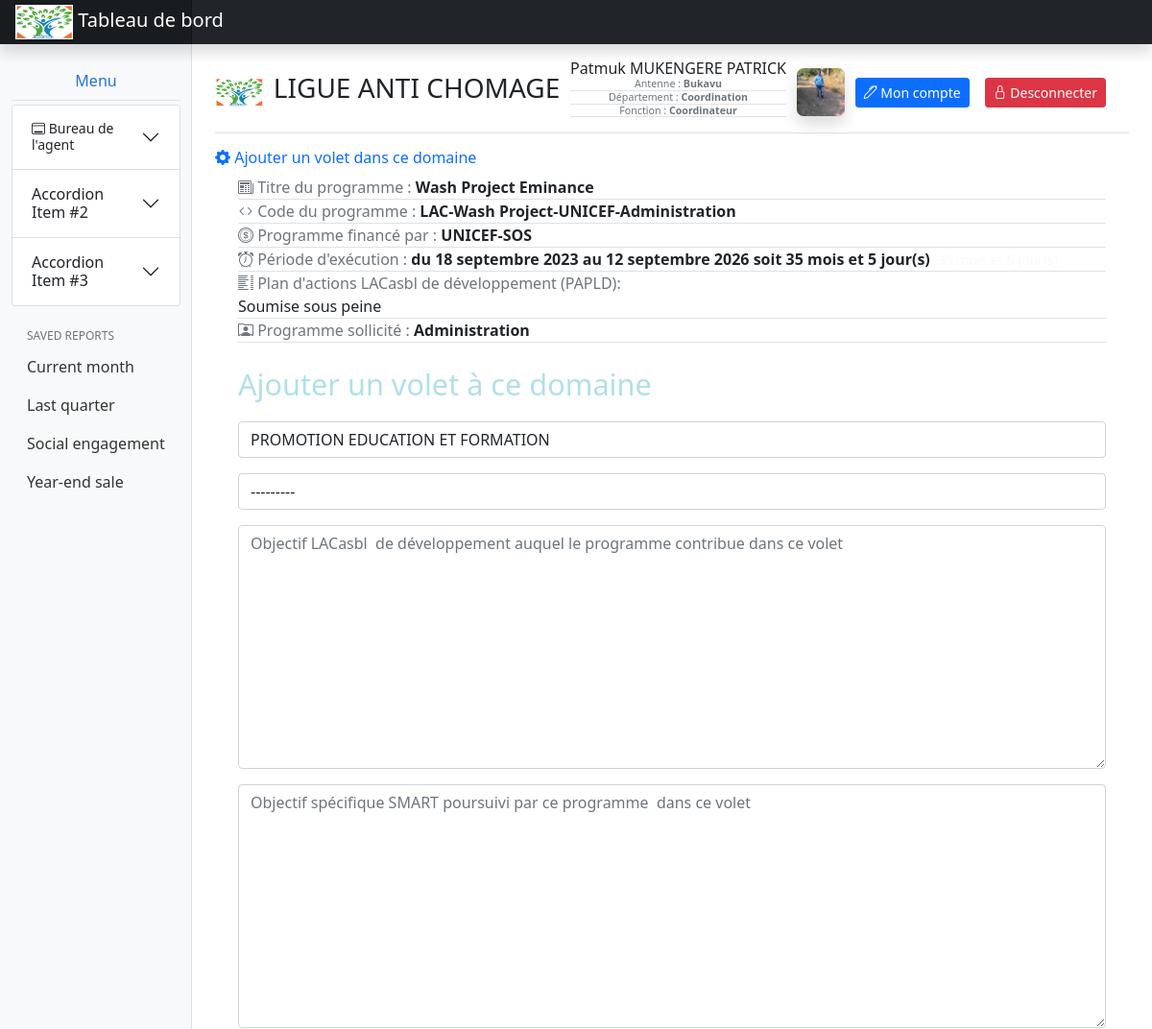
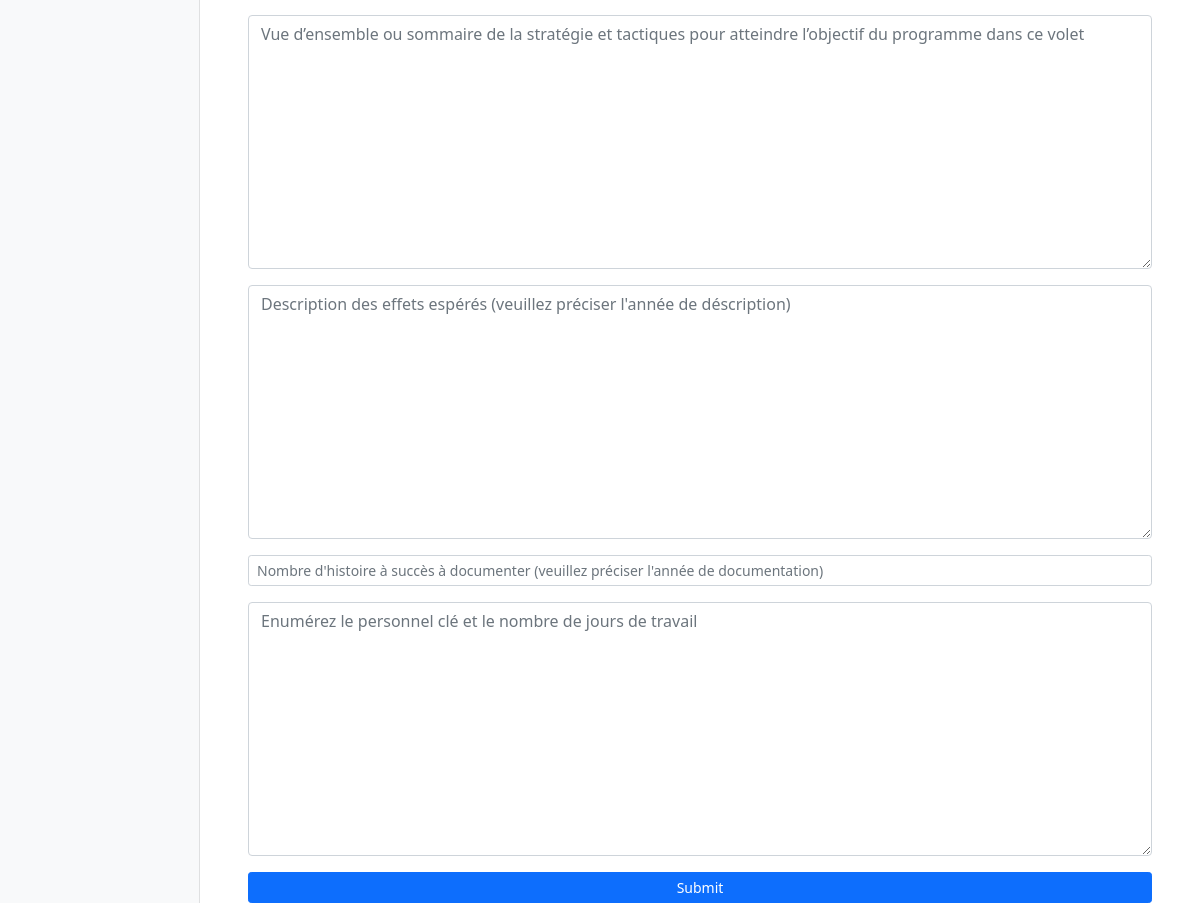
The page /office/ajouter_volet_domaine/37 (signed in) on the database its author committed (2 pictures, top to bottom).
### APP_LAC/models.py (models this page shows, shortened)
class Utilisateur(models.Model):
    nom = models.CharField(default=None, max_length=50, null=False, blank=False)
    postnom = models.CharField(default=None, max_length=50, null=False, blank=False)
    prenom = models.CharField(default=None, max_length=50, null=True, blank=True)
    nom_utilisateur = models.CharField(max_length=50, null=False)
    mot_de_passe = models.CharField(max_length=50, unique=False, null=False)
    typeCompte = models.IntegerField(unique=False, null=False, blank=False, default=1)
    antenne = models.ForeignKey(Antenne, on_delete=models.CASCADE, default=None)
    departement = models.ForeignKey(Departement, on_delete=models.CASCADE, default=None)
    fonction = models.ForeignKey(Fonctions, on_delete=models.RESTRICT, default=None)
    email = models.EmailField(default=None, max_length=50, null=False, blank=False)
    tel1 = models.CharField(max_length=13, unique=False, null=False, blank=False, default=None)
    tel2 = models.CharField(max_length=13, unique=False, null=True, blank=True)
    agentFolderPht = models.CharField(max_length=100, null=True, blank=True)
    agentFolderDoc = models.CharField(max_length=100, null=True, blank=True)
    photo = models.FileField(default=None, null=True, blank=True, upload_to="photos")
    cv = models.FileField(default=None, null=True, blank=True, upload_to="CV")
    lettre = models.FileField(default=None, null=True, blank=True, upload_to="lettre")
    contrat = models.FileField(default=None, null=True, blank=True, upload_to="contrat")
    carteid = models.FileField(default=None, null=True, blank=True, upload_to="carte")
    diplome1 = models.FileField(default=None, null=True, blank=True, upload_to="dip1")
    diplome2 = models.FileField(default=None, null=True, blank=True, upload_to="dip2")
    diplome3 = models.FileField(default=None, null=True, blank=True, upload_to="dip2")

class Antenne(models.Model):
    designation = models.CharField(max_length=30, unique=True, null=False)
    def __str__(self):
        return self.designation

class Departement(models.Model):
    antenne = models.ForeignKey(Antenne, on_delete=models.CASCADE)
    designation = models.CharField(max_length=30, unique=True, null=False)
    def __str__(self):
        return self.designation

class Fonctions(models.Model):
    departement = models.ForeignKey(Departement, on_delete=models.CASCADE, default=None)
    designation = models.CharField(max_length=30, unique=True, null=False)
    def __str__(self):
        return self.designation

class Doc_Projet(models.Model):
    titre = models.CharField(max_length=100, blank=False)
    code_project = models.CharField(default=None, max_length=200, null=True, blank=True)
    finance_par = models.CharField(max_length=50, blank=False)
    date_debut = models.DateField(default=django.utils.timezone.now, blank=False)
    date_fin = models.DateField(default=django.utils.timezone.now, blank=False)
    duree = models.CharField(default=0, max_length=50)
    plan_action = models.CharField(max_length=100)
    programme_solicite = models.CharField(max_length=100)
    contextActualiseProgramme = models.TextField()
    descImpactAttenduProg = models.TextField()
    statut = models.CharField(default='En attente de soumission', blank=False, max_length=100)
    etat = models.CharField(default='En cours', blank=False, max_length=100)
    class Meta:
        ordering = ['-id']

class DomaineProjet(models.Model):
    projet = models.ForeignKey(Doc_Projet, on_delete=models.CASCADE)
    domaine = models.ForeignKey(Domaine, on_delete=models.RESTRICT)
    objectif_lac_de_dvpt_dans_ce_domaine = models.CharField(max_length=500, default=None)
    def __str__(self):
        return '{}'.format(self.domaine)

class Domaine(models.Model):
    domaine = models.CharField(default=None, null=False, blank=False, max_length=300)
    def __str__(self):
        return self.domaine

class Volet(models.Model):
    domaine = models.ForeignKey(Domaine, on_delete=models.CASCADE)
    volet = models.CharField(default=None, null=False, blank=False, max_length=350)
    def __str__(self):
        return self.volet

### APP_LAC/views.py (the view)
def ajouter_volet_domaine(request, pk):
    mesures_securitaires(request)
    domaine = models.DomaineProjet.objects.get(id=pk)
    projet = models.Doc_Projet.objects.get(id=domaine.projet.id)
    form = formulaire.VoletProjet(key=pk)
    info = {
        'user': models.Utilisateur.objects.get(nom_utilisateur=request.session['utilisateur']),
        'form': form,
        'projet': projet,
    }
    return render(request, 'office/docprojet/ajouter_volet_domaine.html', context=info)

### APP_LAC/views.py (called while the page is built)
def mesures_securitaires(request):
    try:
        if request.session:
            request.session['utilisateur']
    except Exception as exc:
        return redirect('index_office')

### templates/office/docprojet/ajouter_volet_domaine.html (shortened to what this page needs)
{% extends 'base_dashboard_agent.html' %}
{% load static %}
{% block user-name %}
    <div id="detail-agent" class="align-items-center">
        <p class="p-0 mb-0 text-center">{{ user.prenom | capfirst }} {{ user.nom |upper }} {{ user.postnom | upper }}</p>
        <p class="text-muted small text-center fw-normal m-0 p-0 border-bottom small-info">Antenne : <strong>{{ user.antenne }}</strong></p>
        <p class="text-muted small text-center fw-normal m-0 p-0 border-bottom small-info">Département : <strong>{{ user.departement }}</strong></p>
        <p class="text-muted small text-center fw-normal m-0 p-0 border-bottom small-info">Fonction : <strong>{{ user.fonction }}</strong></p>
    </div>
{% endblock %}
{% block user_profil %}
    {% if user.photo %}
        <div class="shadow" id="user-profil"
             style="min-width: 50px; min-height: 50px;
                     background-image: url('/media/{{ user.photo }}');
                     background-position: center;
                     background-size: cover;
                     border-radius: 7px;
                     ">
        </div>
    {% endif %}
{% endblock %}
{% block compte_btn_groupe %}
        <div class="text-center w-100 d-md-flex flex-row">
            <a type="button" href="{% url 'profil_agent' user.id %}" class="btn btn-sm btn-primary">
                <span class="bi-pen"> Mon compte</span>
            </a>
            <a type="button" class="btn btn-sm  mx-3 btn-danger small" href="{% url 'module_deconnexion' %}"><span class="bi-lock"> Desconnecter</span></a>
        </div>
  </div>
{% endblock %}
{% block section_title %}<span class="text-primary bi-gear-fill"> Ajouter un volet dans ce domaine</span>{% endblock %}
{% block central_section %}
    <div class="container-fluid">
        <header class="w-100 d-flex flex-column">
            <div class="border-bottom"><span class="bi-newspaper text-muted"> Titre du programme : </span> <strong>  {{ projet.titre }}</strong></div>
            <div class="border-bottom"><span class="bi-code text-muted"> Code du programme  : </span> <strong>  {{ projet.code_project }}</strong></div>
            <div class="border-bottom"><span class="bi-coin text-muted"> Programme financé par  : </span> <strong>  {{ projet.finance_par }}</strong></div>
            <div class="border-bottom"><span class="bi-alarm text-muted"> Période d'exécution : </span> <strong>du  {{ projet.date_debut }} au {{ projet.date_fin }} soit {{ projet.duree }}</strong>
                <strong class="small fw-normal p-1 text-primary text-light"> {{ projet.duree }}</strong>
            </div>
            <div class="border-bottom"><span class="bi-list-columns text-muted"> Plan d'actions LACasbl de développement (PAPLD):</span>
                <div style="text-align: justify">
                    {{ projet.plan_action }}
                </div>
            </div>
            <div class="border-bottom">
                <span class="bi-person-rolodex text-muted"> Programme sollicité : </span> <strong>  {{ projet.programme_solicite }}</strong>
            </div>
        </header>
        <div style="margin-top: 20px">
            <p style="font-size: 23pt; color: powderblue">Ajouter un volet à ce domaine</p>
            <form method="post" action="{% url 'mod_ajouter_volet_domaine' projet.id %}">
                {{ form.as_p }}
                <input type="submit" class="w-100 btn btn-sm btn-primary">
            </form>
        </div>
    </div>
{% endblock %}

### rows shown on the page
Utilisateur: prenom "Patmuk", nom "MUKENGERE", postnom "PATRICK", antenne "Bukavu", departement "Coordination", fonction "Coordinateur", photo (picture)
Doc_Projet: titre "Wash Project Eminance", code_project "LAC-Wash Project-UNICEF-Administration", finance_par "UNICEF-SOS", date_debut "18 septembre 2023", date_fin "12 septembre 2026", duree "35 mois et 5 jour(s)", plan_action "Soumise sous peine", programme_solicite "Administration"
DomaineProjet: domaine "PROMOTION EDUCATION ET FORMATION"
Volet: volet "---------"
